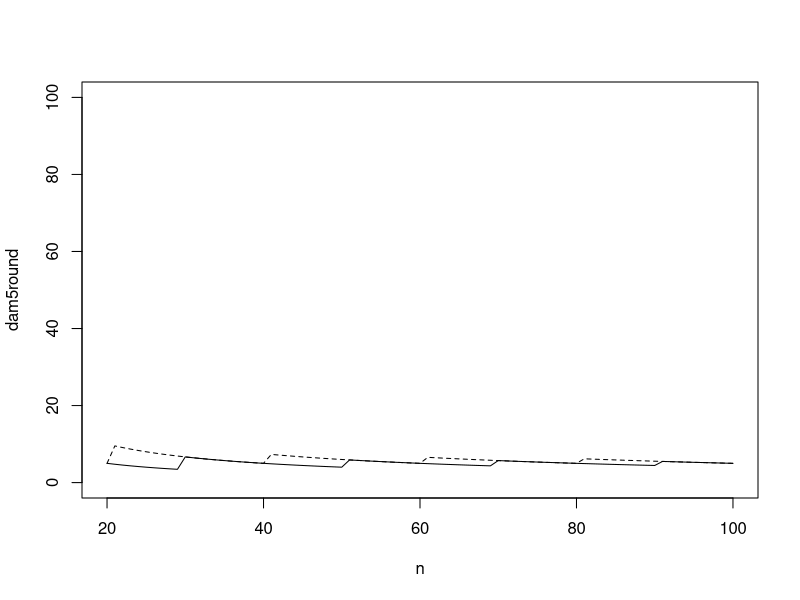

The R script that drew this image:
# Leaf removal round or ceiling calculations
# Apr 2024
# Exactly how does the number of leaves on a plant influence total damage
# when removing integer numbers of leaves

# Let's say 5% dam is the lowest non-zero damage
# Let's say 20 lvs is number of leaves on the smallest plant I use

# Number of leaves on each plant
n = 20:100

# How many lvs is 5%
n5 = n * 0.05

# Now round or ceiling that to get an integer number lvs to remove
n5round = round(n5)
n5ceil = ceiling(n5)

# Calculate actual total % dam using round or ceiling removed lvs
dam5round = n5round / n * 100
dam5ceil = n5ceil / n * 100

# Plot results
plot(n, dam5round, type='l', lty=1, ylim=c(0,100))
points(n, dam5ceil, type='l', lty=2)








